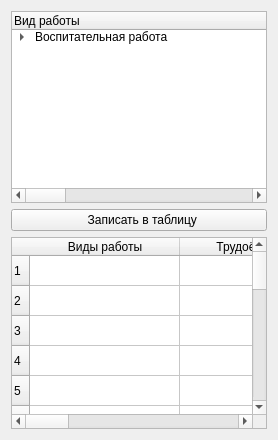
         <widget class="QWidget" name="tab4">
          <attribute name="title">
           <string>Воспитательная</string>
          </attribute>
          <layout class="QGridLayout" name="gridLayout_5">
           <item row="0" column="0">
            <widget class="QTreeWidget" name="tree4">
             <property name="sizePolicy">
              <sizepolicy hsizetype="Preferred" vsizetype="Preferred">
               <horstretch>0</horstretch>
               <verstretch>0</verstretch>
              </sizepolicy>
             </property>
             <property name="font">
              <font>
               <pointsize>9</pointsize>
              </font>
             </property>
             <property name="wordWrap">
              <bool>true</bool>
             </property>
             <attribute name="headerMinimumSectionSize">
              <number>100</number>
             </attribute>
             <attribute name="headerDefaultSectionSize">
              <number>480</number>
             </attribute>
             <column>
              <property name="text">
               <string>Вид работы</string>
              </property>
             </column>
             <column>
              <property name="text">
               <string>Трудоёмкость</string>
              </property>
             </column>
             <column>
              <property name="text">
               <string>Форма отчётности</string>
              </property>
             </column>
             <item>
              <property name="text">
               <string>Воспитательная работа</string>
              </property>
              <property name="toolTip">
               <string>до 75, до 50</string>
              </property>
              <property name="text">
               <string/>
              </property>
              <property name="toolTip">
               <string>до 75, до 50</string>
              </property>
              <item>
               <property name="text">
                <string>Работа куратором группы</string>
               </property>
               <property name="checkState">
                <enum>Unchecked</enum>
               </property>
               <property name="text">
                <string>1 курса – до 75 часов; 2 – 5 курсов до 50 часов</string>
               </property>
               <property name="toolTip">
                <string>до 75, до 50</string>
               </property>
               <property name="text">
                <string>Наличие плана и отчёта </string>
               </property>
              </item>
              <item>
               <property name="text">
                <string>Работа с органами студенческого самоуправления</string>
               </property>
               <property name="checkState">
                <enum>Unchecked</enum>
               </property>
               <property name="text">
                <string>от 20 до 40 часов в год</string>
               </property>
               <property name="toolTip">
                <string>20 - 40</string>
               </property>
               <property name="text">
                <string>Наличие плана и отчёта </string>
               </property>
              </item>
              <item>
               <property name="text">
                <string>Организация мероприятий по воспитанию студентов (трудовому, патриотическому, гражданскому, экологическому и др.)</string>
               </property>
               <property name="checkState">
                <enum>Unchecked</enum>
               </property>
               <property name="text">
                <string>до 10 часов на мероприятие</string>
               </property>
               <property name="toolTip">
                <string>до 10</string>
               </property>
               <property name="text">
                <string>Наличие отчётных документов</string>
               </property>
              </item>
              <item>
               <property name="text">
                <string>Работа по организации смотров-конкурсов самодеятельности студентов</string>
               </property>
               <property name="checkState">
                <enum>Unchecked</enum>
               </property>
               <property name="text">
                <string>до 20 часов в год</string>
               </property>
               <property name="toolTip">
                <string>до 20</string>
               </property>
               <property name="text">
                <string>Наличие отчётных документов</string>
               </property>
              </item>
              <item>
               <property name="text">
                <string>Организация и проведения интеллектуальных игр (олимпиад)</string>
               </property>
               <property name="checkState">
                <enum>Unchecked</enum>
               </property>
               <property name="text">
                <string>до 40 часов за одно мероприятие</string>
               </property>
               <property name="toolTip">
                <string>до 40</string>
               </property>
               <property name="text">
                <string>Наличие отчётных документов</string>
               </property>
              </item>
              <item>
               <property name="text">
                <string>Руководство творческими кружками, секциями, клубами</string>
               </property>
               <property name="checkState">
                <enum>Unchecked</enum>
               </property>
               <property name="text">
                <string>до 50 часов в год</string>
               </property>
               <property name="toolTip">
                <string>до 50</string>
               </property>
               <property name="text">
                <string>Наличие плана и отчётных документов</string>
               </property>
              </item>
              <item>
               <property name="text">
                <string>Посещение общежитий</string>
               </property>
               <property name="checkState">
                <enum>Unchecked</enum>
               </property>
               <property name="text">
                <string>до 20 часов в год</string>
               </property>
               <property name="toolTip">
                <string>до 20</string>
               </property>
               <property name="text">
                <string>Наличие отчётных документов</string>
               </property>
              </item>
              <item>
               <property name="text">
                <string>Организация волонтёрского движения</string>
               </property>
               <property name="checkState">
                <enum>Unchecked</enum>
               </property>
               <property name="text">
                <string>до 50 часов</string>
               </property>
               <property name="toolTip">
                <string>до 50</string>
               </property>
               <property name="text">
                <string>Наличие отчётных документов</string>
               </property>
              </item>
              <item>
               <property name="text">
                <string>Подготовка студентов, завоевавших призовые места в международных, общероссийских, региональных и других не менее значимых конкурсах, фестивалях, соревнованиях</string>
               </property>
               <property name="checkState">
                <enum>Unchecked</enum>
               </property>
               <property name="text">
                <string>10 часов на одного студента</string>
               </property>
               <property name="toolTip">
                <string>10</string>
               </property>
               <property name="text">
                <string>Наличие диплома </string>
               </property>
              </item>
              <item>
               <property name="text">
                <string>Организация и участие в проведении выездных студенческих мероприятий (летняя педагогическая школа, выезд студенческого актива, культурно-массовые и спортивные сборы и др.)</string>
               </property>
               <property name="checkState">
                <enum>Unchecked</enum>
               </property>
               <property name="text">
                <string>20 часов на одно мероприятие</string>
               </property>
               <property name="toolTip">
                <string>20</string>
               </property>
               <property name="text">
                <string>Наличие фото или видео материалов</string>
               </property>
              </item>
             </item>
            </widget>
           </item>
           <item row="1" column="0">
            <widget class="QPushButton" name="pb04">
             <property name="text">
              <string>  Записать в таблицу</string>
             </property>
             <property name="icon">
              <iconset>
               <normaloff>pic/down-arrow.png</normaloff>pic/down-arrow.png</iconset>
             </property>
            </widget>
           </item>
           <item row="2" column="0">
            <widget class="QTableWidget" name="tw4">
             <property name="sizePolicy">
              <sizepolicy hsizetype="Preferred" vsizetype="Preferred">
               <horstretch>0</horstretch>
               <verstretch>0</verstretch>
              </sizepolicy>
             </property>
             <property name="font">
              <font>
               <pointsize>9</pointsize>
              </font>
             </property>
             <attribute name="horizontalHeaderDefaultSectionSize">
              <number>150</number>
             </attribute>
             <row>
              <property name="text">
               <string>1</string>
              </property>
             </row>
             <row>
              <property name="text">
               <string>2</string>
              </property>
             </row>
             <row>
              <property name="text">
               <string>3</string>
              </property>
             </row>
             <row>
              <property name="text">
               <string>4</string>
              </property>
             </row>
             <row>
              <property name="text">
               <string>5</string>
              </property>
             </row>
             <row>
              <property name="text">
               <string>6</string>
              </property>
             </row>
             <row>
              <property name="text">
               <string>7</string>
              </property>
             </row>
             <row>
              <property name="text">
               <string>8</string>
              </property>
             </row>
             <row>
              <property name="text">
               <string>9</string>
              </property>
             </row>
             <row>
              <property name="text">
               <string>10</string>
              </property>
             </row>
             <row>
              <property name="text">
               <string>11</string>
              </property>
             </row>
             <row>
              <property name="text">
               <string>12</string>
              </property>
             </row>
             <row>
              <property name="text">
               <string>13</string>
              </property>
             </row>
             <row>
              <property name="text">
               <string>14</string>
              </property>
             </row>
             <row>
              <property name="text">
               <string>15</string>
              </property>
             </row>
             <row>
              <property name="text">
               <string>16</string>
              </property>
             </row>
             <row>
              <property name="text">
               <string>17</string>
              </property>
             </row>
             <row>
              <property name="text">
               <string>18</string>
              </property>
             </row>
             <row>
              <property name="text">
               <string>19</string>
              </property>
             </row>
             <row>
              <property name="text">
               <string>20</string>
              </property>
             </row>
             <column>
              <property name="text">
               <string>Виды работы</string>
              </property>
             </column>
             <column>
              <property name="text">
               <string>Трудоёмкость</string>
              </property>
             </column>
             <column>
              <property name="text">
               <string>Форма отчётности</string>
              </property>
             </column>
             <column>
              <property name="text">
               <string>Срок выполнения</string>
              </property>
             </column>
             <column>
              <property name="text">
               <string>Запланировано</string>
              </property>
             </column>
            </widget>
           </item>
          </layout>
         </widget>
